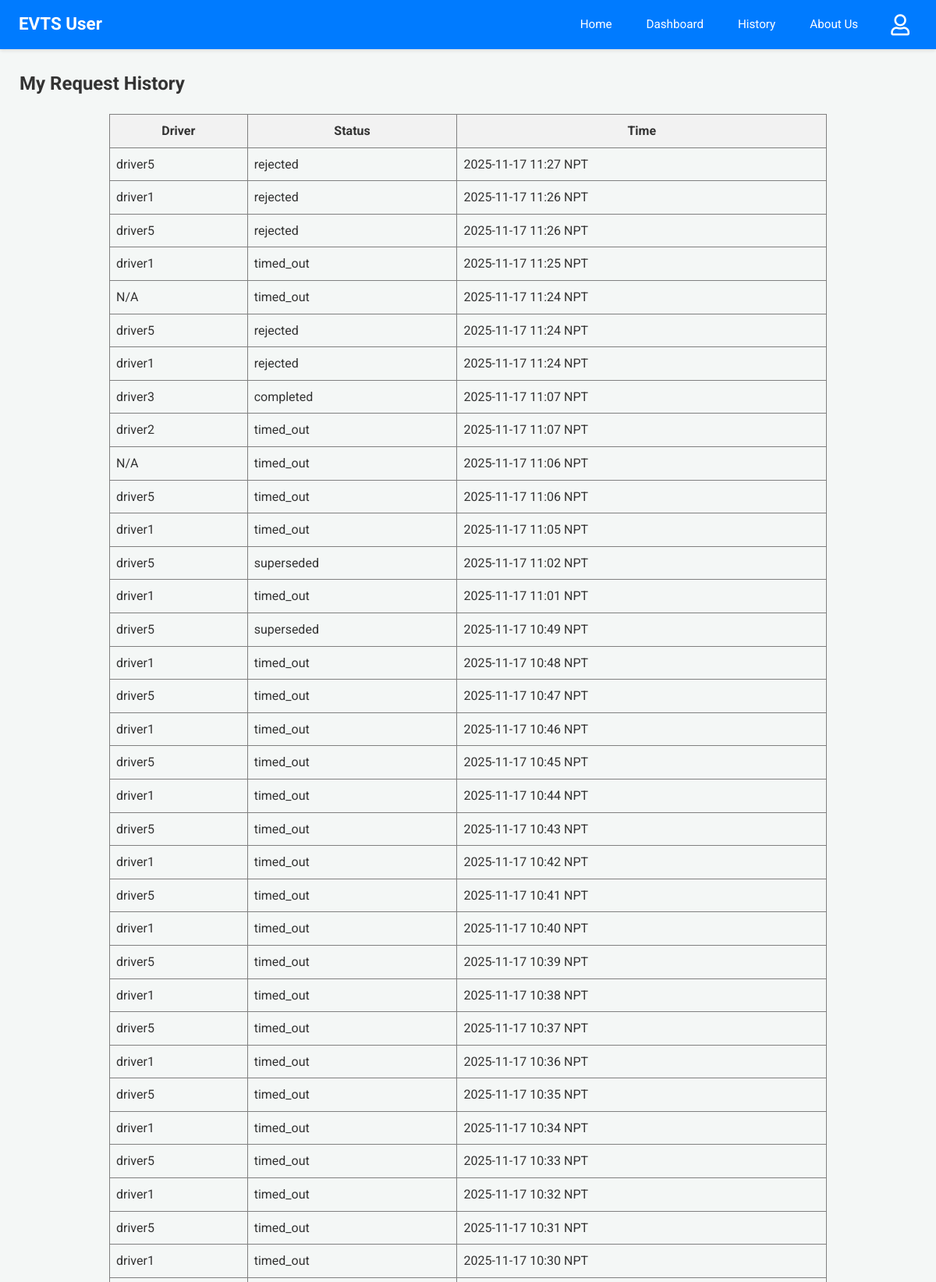
The page /user-history (signed in, upper part) on the database its author committed.
### app.py (models this page shows)
class Driver(db.Model):
    email = db.Column(db.String(120), primary_key=True)
    name = db.Column(db.String(100))
    phone = db.Column(db.String(15))
    password = db.Column(db.String(256)) # Increased length for hash
    vehicle = db.Column(db.String(50))
    node = db.Column(db.String(10), nullable=False)
    is_approved = db.Column(db.Boolean, default=False, nullable=False)

class RideRequest(db.Model):
    __tablename__ = 'ride_request'
    id = db.Column(db.Integer, primary_key=True)
    user_email = db.Column(db.String(100), nullable=False)
    driver_email = db.Column(db.String(100), nullable=False)
    user_latitude_at_request = db.Column(db.Float, nullable=True)
    user_longitude_at_request = db.Column(db.Float, nullable=True)
    timestamp = db.Column(db.DateTime, default=lambda: datetime.now(timezone.utc))
    status = db.Column(db.String(20), default='Pending')

### app.py (the view)
@app.route('/user-history')
@login_required_user
def user_history():
    reqs_db = RideRequest.query.filter_by(user_email=session['user']).order_by(RideRequest.timestamp.desc()).all()
    s_reqs = [{'driver_name': (Driver.query.get(r.driver_email).name or r.driver_email if Driver.query.get(r.driver_email) else "N/A"),
               'status': r.status, 'timestamp': format_datetime_npt(r.timestamp)} for r in reqs_db]
    response = make_response(render_template('user_history.html', requests=s_reqs))
    return add_no_cache_to_response(response)

### app.py (called while the page is built)
def format_datetime_npt(dt_utc):
    if dt_utc is None: return "N/A"
    if dt_utc.tzinfo is None or dt_utc.tzinfo.utcoffset(dt_utc) is None:
        dt_utc = dt_utc.replace(tzinfo=timezone.utc)
    else:
        dt_utc = dt_utc.astimezone(timezone.utc)
    dt_npt = dt_utc.astimezone(NPT)
    return dt_npt.strftime('%Y-%m-%d %H:%M NPT')

def login_required_user(f):
    @wraps(f)
    def decorated_function(*args, **kwargs):
        if 'user' not in session:
            return redirect(url_for('login', next=request.url))
        return f(*args, **kwargs)
    return decorated_function

def add_no_cache_to_response(response):
    response.headers["Cache-Control"] = "no-cache, no-store, must-revalidate, public, max-age=0"
    response.headers["Pragma"] = "no-cache"
    response.headers["Expires"] = "0"
    return response

### templates/user_history.html
{% extends 'user_base.html' %}
{% block content %}
<h2>My Request History</h2>
{% if requests %}
<table border="1" cellpadding="8" cellspacing="0" style="border-collapse: collapse; width: 80%; margin: 20px auto;">
  <thead>
    <tr style="background-color: #f2f2f2;">
      <th>Driver</th>
      <th>Status</th>
      <th>Time</th>
    </tr>
  </thead>
  <tbody>
  {% for req in requests %}
  <tr>
    <td>{{ req.driver_name }}</td>
    <td>{{ req.status }}</td>
    <td>{{ req.timestamp }}</td>
  </tr>
  {% endfor %}
  </tbody>
</table>
{% else %}
<p>You have no ride request history.</p>
{% endif %}
{% endblock %}

### static/css/dashboard_styles.css (style rules this page uses)
body { font-family: 'Roboto', 'Segoe UI', Tahoma, Geneva, Verdana, sans-serif; margin: 0; background-color: #f4f7f6; color: #333; line-height: 1.6; }
.dashboard-content h2, .dashboard-content h3, .dashboard-content h4 { color: #333; margin-top: 0; }

### rows shown on the page
Driver: driver_name "driver5" "driver5" "driver5" "driver5" "driver5" "driver5" "driver5" "driver5" "driver5" "driver5" "driver5" "driver5" "driver5" "driver5" "driver5"
RideRequest: status "rejected"
Driver: driver_name "driver1" "driver1" "driver1" "driver1" "driver1" "driver1" "driver1" "driver1" "driver1" "driver1" "driver1" "driver1" "driver1" "driver1" "driver1"
RideRequest: status "rejected"
RideRequest: status "rejected"
RideRequest: status "timed_out"
RideRequest: driver_name "N/A", status "timed_out", timestamp "2025-11-17 11:24 NPT"
RideRequest: status "rejected"
RideRequest: status "rejected"
Driver: driver_name "driver3"
RideRequest: status "completed"
Driver: driver_name "driver2"
RideRequest: status "timed_out"
RideRequest: driver_name "N/A", status "timed_out", timestamp "2025-11-17 11:06 NPT"
RideRequest: status "timed_out"
RideRequest: status "timed_out"
RideRequest: status "superseded"
RideRequest: status "timed_out"
RideRequest: status "superseded"
RideRequest: status "timed_out"
RideRequest: status "timed_out"
RideRequest: status "timed_out"
RideRequest: status "timed_out"
RideRequest: status "timed_out"
RideRequest: status "timed_out"
RideRequest: status "timed_out"
RideRequest: status "timed_out"
RideRequest: status "timed_out"
RideRequest: status "timed_out"
RideRequest: status "timed_out"
RideRequest: status "timed_out"
RideRequest: status "timed_out"
RideRequest: status "timed_out"
RideRequest: status "timed_out"
RideRequest: status "timed_out"
RideRequest: status "timed_out"
RideRequest: status "timed_out"
RideRequest: status "timed_out"

### other values the page prints
{{ req.timestamp }} "2025-11-17 11:27 NPT" "2025-11-17 11:26 NPT" "2025-11-17 11:26 NPT" "2025-11-17 11:25 NPT" "2025-11-17 11:24 NPT" "2025-11-17 11:24 NPT" "2025-11-17 11:07 NPT" "2025-11-17 11:07 NPT" "2025-11-17 11:06 NPT" "2025-11-17 11:05 NPT" "2025-11-17 11:02 NPT" "2025-11-17 11:01 NPT" "2025-11-17 10:49 NPT" "2025-11-17 10:48 NPT" "2025-11-17 10:47 NPT" "2025-11-17 10:46 NPT" "2025-11-17 10:45 NPT" "2025-11-17 10:44 NPT" "2025-11-17 10:43 NPT" "2025-11-17 10:42 NPT" "2025-11-17 10:41 NPT" "2025-11-17 10:40 NPT" "2025-11-17 10:39 NPT" "2025-11-17 10:38 NPT" "2025-11-17 10:37 NPT" "2025-11-17 10:36 NPT" "2025-11-17 10:35 NPT" "2025-11-17 10:34 NPT" "2025-11-17 10:33 NPT" "2025-11-17 10:32 NPT" "2025-11-17 10:31 NPT" "2025-11-17 10:30 NPT"
